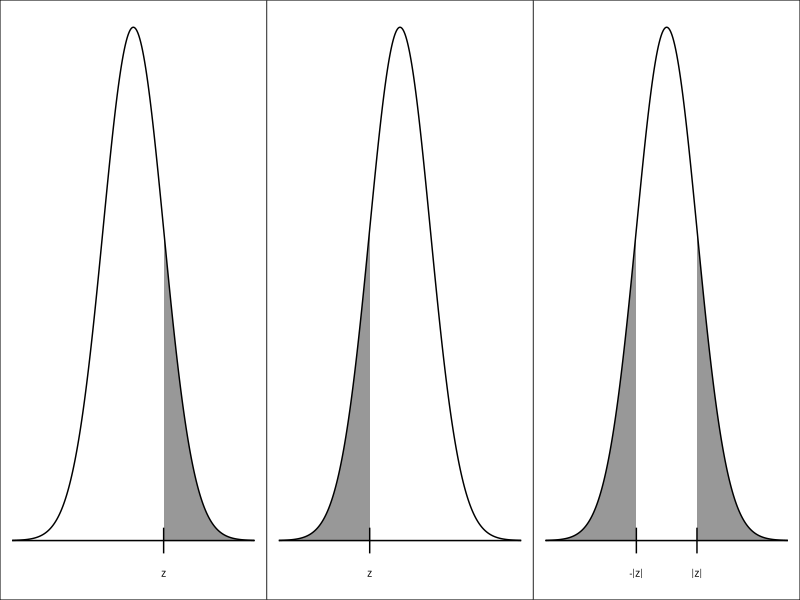

Here is the R script that generated this plot:
library(ggplot2)
library(gridExtra)


p1 = ggplot() + xlim(-4,4) +
    geom_polygon(aes(x = c(1, seq(1,4,0.01), 4),
                     y = c(0, dnorm(seq(1, 4, 0.01)), 0)),
                 alpha = 0.5) +
    stat_function(fun = dnorm, size = 0.5, n = 1000) + theme_void() +
    annotate("segment", x = 1, xend = 1, y = -.01, yend = .01, size = .5) +
    annotate("segment", x = -4, xend = 4, y = 0, yend = 0, size = .5) +
    annotate("text", x = 1, y = -.025, label = "z", size = 2.5) +
    theme(
        panel.background = element_rect(fill='transparent'), #transparent panel bg
        plot.background = element_rect(fill='transparent', color=NA), #transparent plot bg
        panel.grid.major = element_blank(), #remove major gridlines
        panel.grid.minor = element_blank(), #remove minor gridlines
        legend.background = element_rect(fill='transparent'), #transparent legend bg
        legend.box.background = element_rect(fill='transparent') #transparent legend panel
    )

p2 = ggplot() + xlim(-4,4) +
    geom_polygon(aes(x = c(-4, seq(-4,-1,0.01), -1),
                     y = c(0, dnorm(seq(-4, -1, 0.01)), 0)),
                 alpha = 0.5) +
    stat_function(fun = dnorm, size = 0.5, n = 1000) + theme_void() +
    annotate("segment", x = -1, xend = -1, y = -.01, yend = .01, size = 0.5) +
    annotate("segment", x = -4, xend = 4, y = 0, yend = 0, size = 0.5) +
    annotate("text", x = -1, y = -.025, label = "z", size = 2.5)+
    theme(
        panel.background = element_rect(fill='transparent'), #transparent panel bg
        plot.background = element_rect(fill='transparent', color=NA), #transparent plot bg
        panel.grid.major = element_blank(), #remove major gridlines
        panel.grid.minor = element_blank(), #remove minor gridlines
        legend.background = element_rect(fill='transparent'), #transparent legend bg
        legend.box.background = element_rect(fill='transparent') #transparent legend panel
    )

p3 = ggplot() + xlim(-4,4) +
    geom_polygon(aes(x = c(-4, seq(-4,-1,0.01), -1),
                     y = c(0, dnorm(seq(-4, -1, 0.01)), 0)),
                 alpha = 0.5) +
    geom_polygon(aes(x = c(1, seq(1,4,0.01), 4),
                     y = c(0, dnorm(seq(1, 4, 0.01)), 0)),
                 alpha = 0.5) +
    stat_function(fun = dnorm, size =  0.5, n = 1000) + theme_void() +
    annotate("segment", x = -1, xend = -1, y = -.01, yend = .01, size =  0.5) +
    annotate("segment", x = 1, xend = 1, y = -.01, yend = .01, size =  0.5) +
    annotate("segment", x = -4, xend = 4, y = 0, yend = 0, size =  0.5) +
    annotate("text", x = -1, y = -.025, label = "-|z|", size = 2.5) +
    annotate("text", x = 1, y = -.025, label = "|z|", size = 2.5)+
    theme(
        panel.background = element_rect(fill='transparent'), #transparent panel bg
        plot.background = element_rect(fill='transparent', color=NA), #transparent plot bg
        panel.grid.major = element_blank(), #remove major gridlines
        panel.grid.minor = element_blank(), #remove minor gridlines
        legend.background = element_rect(fill='transparent'), #transparent legend bg
        legend.box.background = element_rect(fill='transparent') #transparent legend panel
    )


fp = grid.arrange(p1, p2, p3, nrow=1)

ggsave("testing.png", fp, bg = "transparent", width = 1400, height = 300, units = "px")


